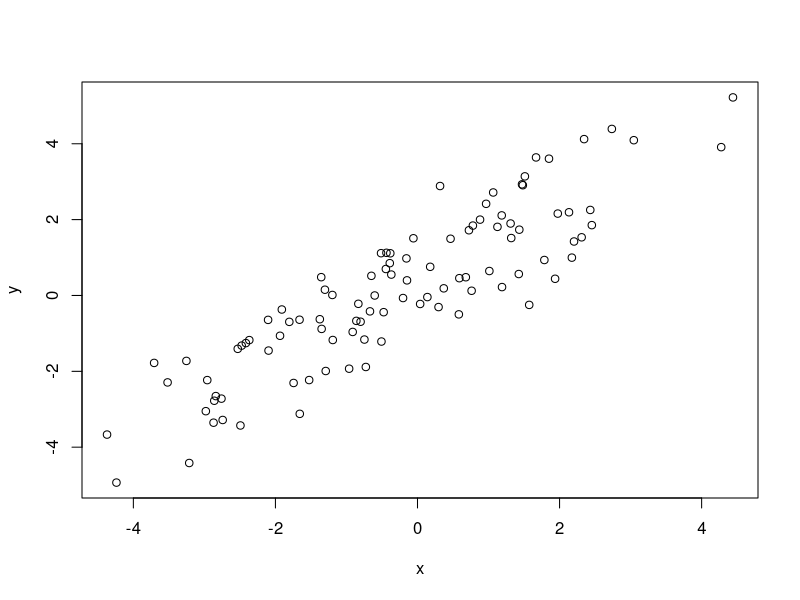

This figure's R source:
# Week 4: Simulation

# For each probability distribution there are four functions:
# with prefixes "r", "d", "p" and "q"
# "r" generates random numbers sampled from the distribution
# "d" evaluated the density at a point
# "p" evaluates the cumulative distribution at a point
# "q" evaluated the quantile (inverse cumulative distribution)
# Probability distributions include norm (Gaussian), unif (Uniform),
# pois (Poisson), binom(Binomial), etc

set.seed(1)
rnorm(10, mean = 5, sd = 0.05) # Generates 10 random from a Gaussian
pnorm(5.15, mean = 5, sd = 0.05) # Probability of being less than three std devs above mean
dnorm(5.15, mean = 5, sd = 0.05) # Density = 1/sqrt(2*pi*sigma^2) * exp(-1/2 * ((x - mu) / sigma)^2 )

# Seeds
set.seed(1)
rnorm(10, mean = 5, sd = 0.05) # Seed setting ensures replicability

# Simulating a linear model
# Example: y = a + bx + c where x ~ N(0, 2^2), a = 0.5, b = 1, c~N(0, 1^2)
set.seed(10)
x <- rnorm(100, 0, 2)
c <- rnorm(100, 0, 1)
y <- 0.5 + x + c
summary(y)
plot(x, y)

# Random Sampling
set.seed(1)
sample(1:10, 4) # Sample randomly

set.seed(1)
sample(1:10, 4, replace = TRUE) # Sample randomly with replacement

set.seed(1)
sample(1:10) # Random permutation

library(datasets)
data("airquality")
head(airquality)
airquality[sample(rownames(airquality), 10), ] # Random sample of data.frame
